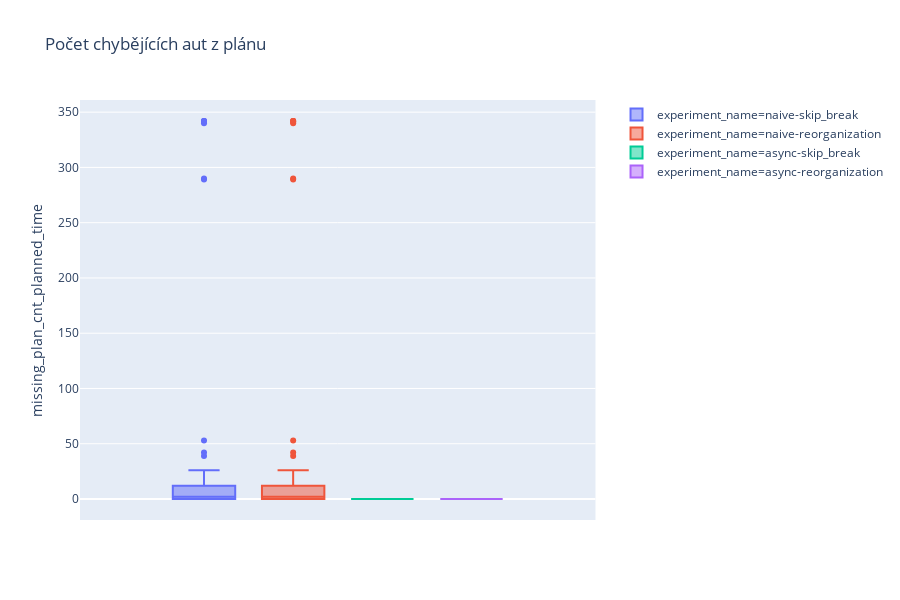

Notebook code cell kept with this figure:
### Markdown cell above
| Experiment | Plánovaný počet kusů | Procentuální počet splněných plánů | Procentuální počet plánů bez zpoždění | Průměrný počet vyprodukovaných kusů za plánované období 1-|
| --- | --- | --- | --- | --- |
| Naivní bez přeskládávání | 1416 | .608 | 0.161 | 1391.87 | 29.90

### Code cell
px.box(df, y='missing_plan_cnt_planned_time', color='experiment_name', title='Počet chybějících aut z plánu')

### Figure 1 — Plotly figure (JSON) as saved in the notebook; plotly's stock layout.template omitted (floating-point values rounded to 4 significant figures)
{"data": [{"alignmentgroup": "True", "hoverlabel": {"namelength": 0}, "hovertemplate": "experiment_name=naive-skip_break<br>missing_plan_cnt_planned_time=%{y}", "legendgroup": "experiment_name=naive-skip_break", "marker": {"color": "#636efa"}, "name": "experiment_name=naive-skip_break", "notched": false, "offsetgroup": "experiment_name=naive-skip_break", "orientation": "v", "showlegend": true, "type": "box", "x0": " ", "xaxis": "x", "y": [0, 0, 0, 341, 340, 289, 342, 290, 342, 342, 11, 42, 22, 0, 12, 10, 10, 26, 53, 39, 5, 8, 2, 7, 0, 5, 9, 2, 6, 8, 0, 0, 0, 2, 2, 0, 0, 3, 0, 1, 0, 0, 0, 0, 0, 0, 0, 0, 0, 0], "y0": " ", "yaxis": "y"}, {"alignmentgroup": "True", "hoverlabel": {"namelength": 0}, "hovertemplate": "experiment_name=naive-reorganization<br>missing_plan_cnt_planned_time=%{y}", "legendgroup": "experiment_name=naive-reorganization", "marker": {"color": "#EF553B"}, "name": "experiment_name=naive-reorganization", "notched": false, "offsetgroup": "experiment_name=naive-reorganization", "orientation": "v", "showlegend": true, "type": "box", "x0": " ", "xaxis": "x", "y": [0, 0, 0, 341, 340, 289, 342, 290, 342, 342, 11, 42, 22, 0, 12, 10, 10, 26, 53, 39, 5, 8, 1, 7, 0, 5, 9, 2, 6, 8, 0, 0, 0, 2, 2, 0, 0, 3, 0, 1, 0, 0, 0, 0, 0, 0, 0, 0, 0, 0], "y0": " ", "yaxis": "y"}, {"alignmentgroup": "True", "hoverlabel": {"namelength": 0}, "hovertemplate": "experiment_name=async-skip_break<br>missing_plan_cnt_planned_time=%{y}", "legendgroup": "experiment_name=async-skip_break", "marker": {"color": "#00cc96"}, "name": "experiment_name=async-skip_break", "notched": false, "offsetgroup": "experiment_name=async-skip_break", "orientation": "v", "showlegend": true, "type": "box", "x0": " ", "xaxis": "x", "y": [0, 0, 0, 0, 0, 0, 0, 0, 0, 0, 0, 0, 0, 0, 0, 0, 0, 0, 0, 0, 0, 0, 0, 0, 0, 0, 0, 0, 0, 0, 0, 0, 0, 0, 0, 0, 0, 0, 0, 0, 0, 0, 0, 0, 0, 0, 0, 0, 0, 0], "y0": " ", "yaxis": "y"}, {"alignmentgroup": "True", "hoverlabel": {"namelength": 0}, "hovertemplate": "experiment_name=async-reorganization<br>missing_plan_cnt_planned_time=%{y}", "legendgroup": "experiment_name=async-reorganization", "marker": {"color": "#ab63fa"}, "name": "experiment_name=async-reorganization", "notched": false, "offsetgroup": "experiment_name=async-reorganization", "orientation": "v", "showlegend": true, "type": "box", "x0": " ", "xaxis": "x", "y": [0, 0, 0, 0, 0, 0, 0, 0, 0, 0, 0, 0, 0, 0, 0, 0, 0, 0, 0, 0, 0, 0, 0, 0, 0, 0, 0, 0, 0, 0, 0, 0, 0, 0, 0, 0, 0, 0, 0, 0, 0, 0, 0, 0, 0, 0, 0, 0, 0, 0], "y0": " ", "yaxis": "y"}], "layout": {"boxmode": "group", "height": 600, "legend": {"tracegroupgap": 0}, "title": {"text": "Počet chybějících aut z plánu"}, "xaxis": {"anchor": "y", "domain": [0, 0.98]}, "yaxis": {"anchor": "x", "domain": [0, 1], "title": {"text": "missing_plan_cnt_planned_time"}}}}
